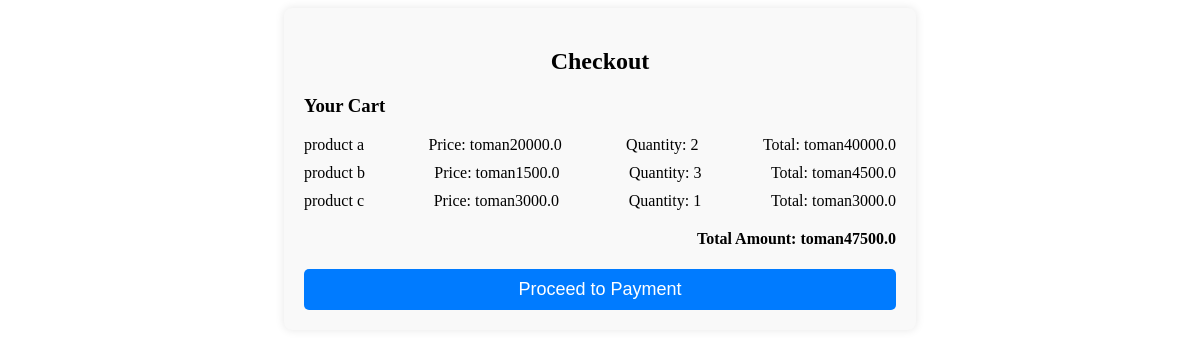
Screenshot of /market/checkout/ (signed in) with the database file from the repository.
### market/models.py (models this page shows)
class CartItem(models.Model):
    user = models.ForeignKey(User, on_delete=models.CASCADE, related_name='user')
    product_name = models.CharField(max_length=250)
    product_price = models.DecimalField(max_digits=20, decimal_places=1)
    quantity = models.IntegerField(default=1)
    def total_price(self):
        return self.product_price * self.quantity

### market/views.py (the view, shortened to what this page needs)
# urls.py: path('checkout/', views.checkout_view, name='checkout_view'),
def checkout_view(request):
    cart_items = CartItem.objects.filter(user=request.user)
    total_price = sum(item.total_price() for item in cart_items)
    context = {
        'cart_items': cart_items,
        'total_price': total_price
    }
    return render(request, 'market/checkout.html', context)

### templates/market/checkout.html (shortened to what this page needs)
{% load static %}
<!DOCTYPE html>
<html lang="en">
<head>
    <link rel="stylesheet" type="text/css" href="{% static 'css/checkout.css' %}">
</head>
<body>
<div class="checkout-container">
    <h2 class="checkout-title">Checkout</h2>
    <h3>Your Cart</h3>
    <ul class="cart-items-list">
        {% for item in cart_items %}
            <li class="cart-item">
                <span class="item-name">{{ item.product_name }}</span>
                <span class="item-price">Price: toman{{ item.product_price }}</span>
                <span class="item-quantity">Quantity: {{ item.quantity }}</span>
                <span class="item-total">Total: toman{{ item.total_price }}</span>
            </li>
        {% endfor %}
    </ul>
    <h4 class="total-price">Total Amount: toman{{ total_price }}</h4>
    <form method="post">
        <button type="submit" class="btn-checkout">Proceed to Payment</button>
    </form>
</div>
</body>
</html>

### market/static/css/checkout.css (style rules this page uses)
.checkout-container { width: 50%; margin: 0 auto; padding: 20px; background-color: #f9f9f9; border-radius: 8px; box-shadow: 0 0 10px rgba(0, 0, 0, 0.1); }
.checkout-title { text-align: center; margin-bottom: 20px; }
.cart-items-list { list-style: none; padding: 0; }
.cart-item { display: flex; justify-content: space-between; margin-bottom: 10px; }
.total-price { text-align: right; font-weight: bold; margin-top: 20px; }
.btn-checkout { display: block; width: 100%; padding: 10px; background-color: #007bff; color: white; text-align: center; text-decoration: none; border-radius: 5px; font-size: 18px; margin-top: 20px; border: none; cursor: pointer; }

### rows the page displays
CartItem: product_name "product a", product_price "20000.0", quantity "2", total_price "40000.0"
CartItem: product_name "product b", product_price "1500.0", quantity "3", total_price "4500.0"
CartItem: product_name "product c", product_price "3000.0", quantity "1", total_price "3000.0"

### other values shown
{{ total_price }} "47500.0"
